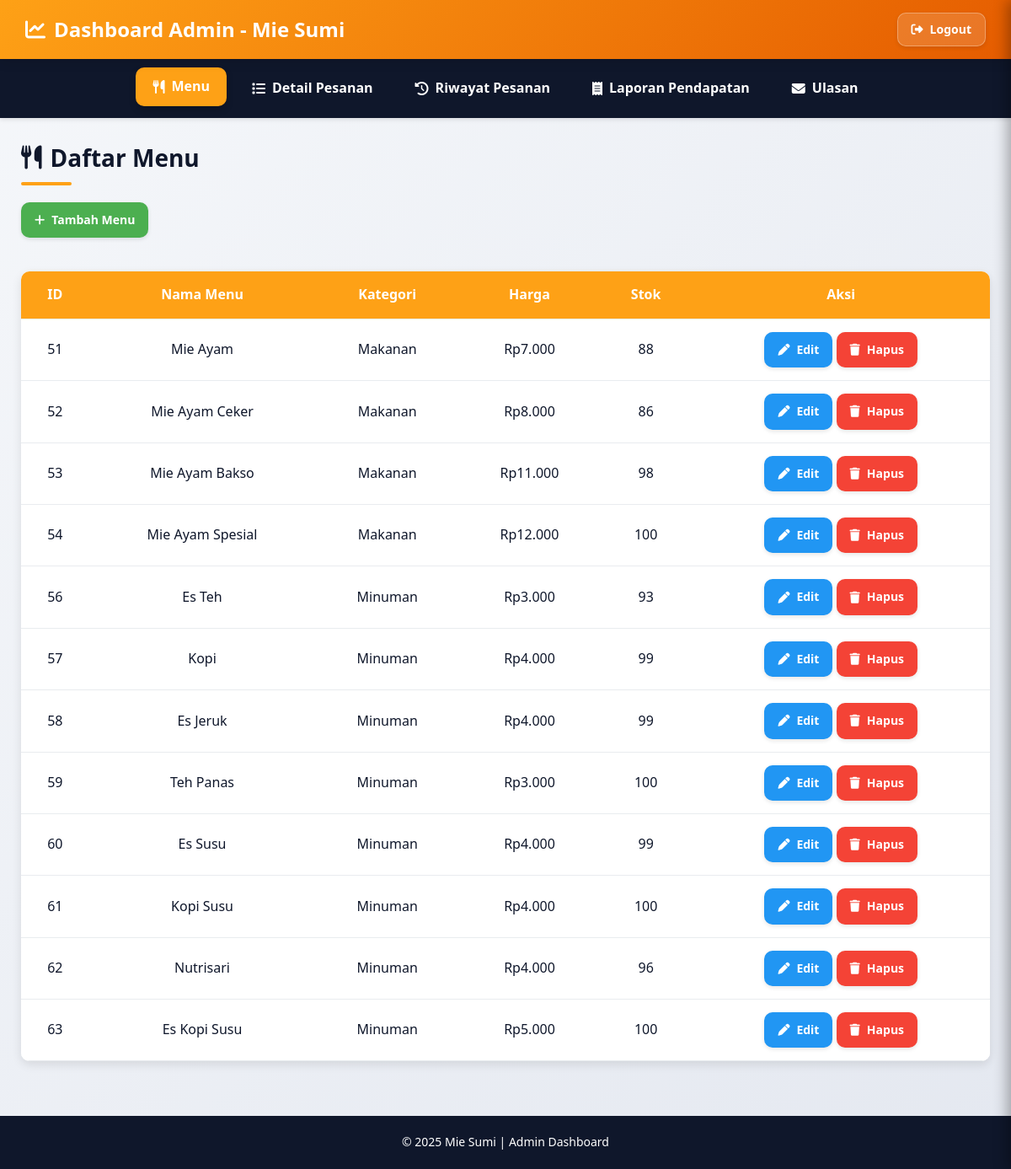
The page /admin_dashboard.php on the database as committed earlier.
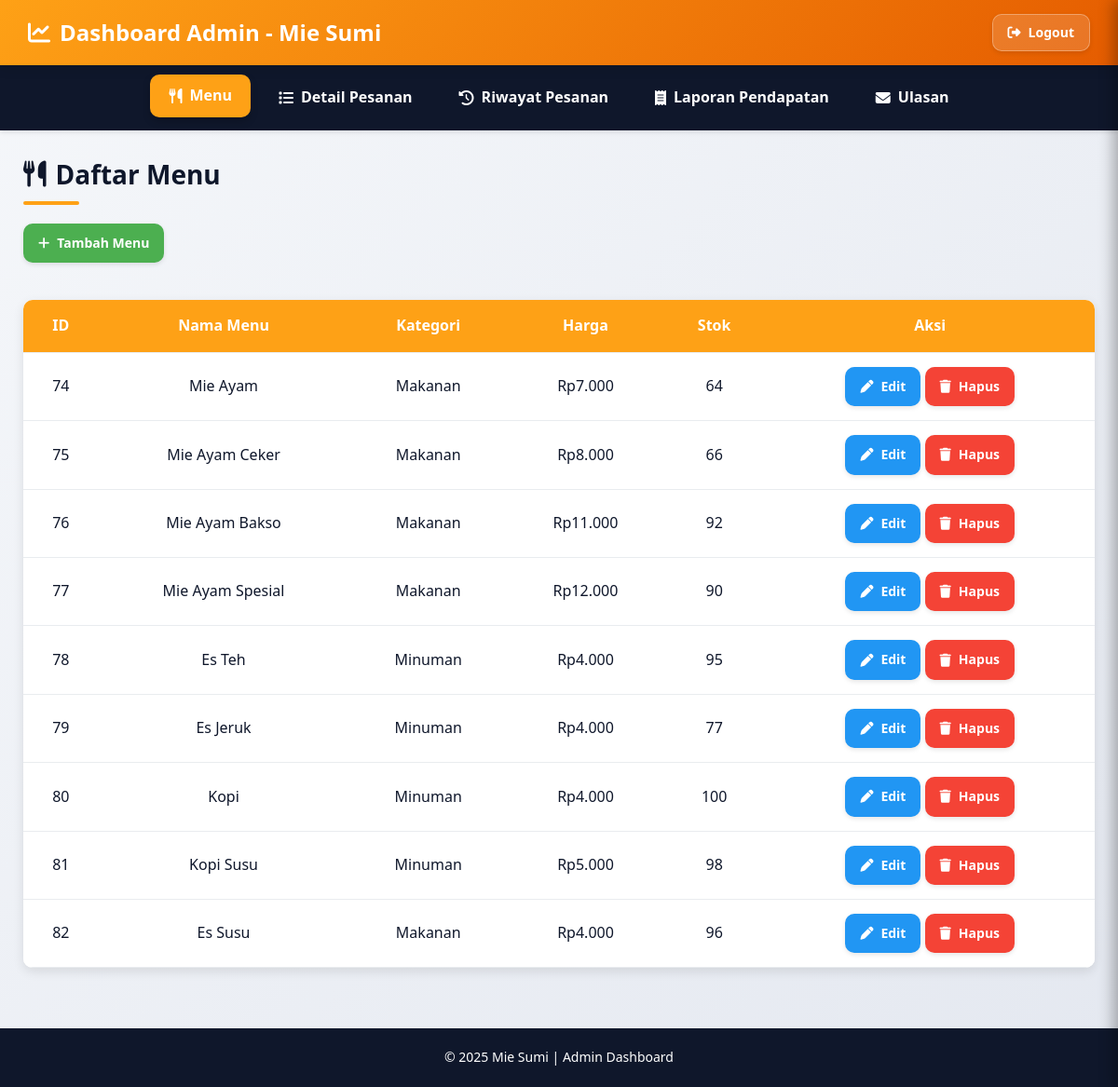
The same page on the database as committed later.
### tables this page shows
CREATE TABLE `menu` (
  `id_menu` int(11) NOT NULL,
  `nama_menu` varchar(100) DEFAULT NULL,
  `kategori_menu` varchar(100) DEFAULT NULL,
  `harga` decimal(10,2) DEFAULT NULL,
  `stok_menu` int(11) DEFAULT NULL,
  `gambar` varchar(255) DEFAULT NULL,
  `id_detail` int(11) DEFAULT NULL,
  `id_stok` int(11) DEFAULT NULL,
  `id_admin` int(11) DEFAULT NULL
);

### admin_dashboard.php (the view, shortened to what this page needs)
<?php
include 'connection.php';
$page = isset($_GET['page']) ? $_GET['page'] : 'menu';
?>
<!DOCTYPE html>
<html lang="id">
<head>
<link rel="stylesheet" href="https://cdnjs.cloudflare.com/ajax/libs/font-awesome/6.4.0/css/all.min.css">
</head>
<body>
<header id="header">
    <h1><i class="fa fa-chart-line"></i> Dashboard Admin - Mie Sumi</h1>
    <div class="header-actions">
        <a href="?logout=true" class="btn-logout" onclick="return confirmLogout()">
            <i class="fa fa-sign-out-alt"></i> Logout
        </a>
    </div>
</header>
<nav id="nav">
    <a href="?page=menu" class="<?= $page=='menu'?'active':'' ?>"><i class="fa fa-utensils"></i> Menu</a>
    <a href="?page=pesanan" class="<?= $page=='pesanan'?'active':'' ?>"><i class="fa fa-list"></i> Detail Pesanan</a>
    <a href="?page=riwayat" class="<?= $page=='riwayat'?'active':'' ?>"><i class="fa fa-clock-rotate-left"></i> Riwayat Pesanan</a>
    <a href="rekap_pendapatan.php"><i class="fa fa-receipt"></i> Laporan Pendapatan</a>
    <a href="ulasan.php"><i class="fa fa-envelope"></i> Ulasan</a>
</nav>
<div class="container" id="container">
<?php
if ($page == 'menu') {
    $menu = $conn->query("SELECT * FROM menu ORDER BY id_menu ASC");
    echo "<h2><i class='fa fa-utensils'></i> Daftar Menu</h2>";
    echo '<a href="tambah_menu.php" class="btn btn-add"><i class="fa fa-plus"></i> Tambah Menu</a>';
    echo "<div class='table-container'>";
    echo "<table>
            <thead><tr>
                <th>ID</th><th>Nama Menu</th><th>Kategori</th><th>Harga</th><th>Stok</th><th>Aksi</th>
            </tr></thead><tbody>";
    while ($m = $menu->fetch_assoc()) {
        echo "<tr>
                <td>{$m['id_menu']}</td>
                <td>{$m['nama_menu']}</td>
                <td>{$m['kategori_menu']}</td>
                <td>Rp" . number_format($m['harga'], 0, ',', '.') . "</td>
                <td>{$m['stok_menu']}</td>
                <td>
                    <a href='edit_menu.php?id={$m['id_menu']}' class='btn btn-edit'><i class='fa fa-pen'></i> Edit</a>
                    <a href='hapus_menu.php?id={$m['id_menu']}' onclick='return confirmDelete(\"{$m['nama_menu']}\")' class='btn btn-delete'><i class='fa fa-trash'></i> Hapus</a>
                </td>
              </tr>";
    }
    echo "</tbody></table>";
    echo "</div>";
}
?>
</div>
<footer>&copy; <?= date('Y') ?> Mie Sumi | Admin Dashboard</footer>
</body>
</html>

Rows that differ between the two databases and show on the page:
removed menu: id_menu "51", nama_menu "Mie Ayam", kategori_menu "Makanan", harga "7.000", stok_menu "88"
removed menu: id_menu "52", nama_menu "Mie Ayam Ceker", kategori_menu "Makanan", harga "8.000", stok_menu "86"
removed menu: id_menu "53", nama_menu "Mie Ayam Bakso", kategori_menu "Makanan", harga "11.000", stok_menu "98"
removed menu: id_menu "54", nama_menu "Mie Ayam Spesial", kategori_menu "Makanan", harga "12.000", stok_menu "100"
removed menu: id_menu "56", nama_menu "Es Teh", kategori_menu "Minuman", harga "3.000", stok_menu "93"
removed menu: id_menu "57", nama_menu "Kopi", kategori_menu "Minuman", harga "4.000", stok_menu "99"
removed menu: id_menu "58", nama_menu "Es Jeruk", kategori_menu "Minuman", harga "4.000", stok_menu "99"
removed menu: id_menu "59", nama_menu "Teh Panas", kategori_menu "Minuman", harga "3.000", stok_menu "100"
removed menu: id_menu "60", nama_menu "Es Susu", kategori_menu "Minuman", harga "4.000", stok_menu "99"
removed menu: id_menu "61", nama_menu "Kopi Susu", kategori_menu "Minuman", harga "4.000", stok_menu "100"
removed menu: id_menu "62", nama_menu "Nutrisari", kategori_menu "Minuman", harga "4.000", stok_menu "96"
removed menu: id_menu "63", nama_menu "Es Kopi Susu", kategori_menu "Minuman", harga "5.000", stok_menu "100"
added menu: id_menu "74", nama_menu "Mie Ayam", kategori_menu "Makanan", harga "7.000", stok_menu "64"
added menu: id_menu "75", nama_menu "Mie Ayam Ceker", kategori_menu "Makanan", harga "8.000", stok_menu "66"
added menu: id_menu "76", nama_menu "Mie Ayam Bakso", kategori_menu "Makanan", harga "11.000", stok_menu "92"
added menu: id_menu "77", nama_menu "Mie Ayam Spesial", kategori_menu "Makanan", harga "12.000", stok_menu "90"
added menu: id_menu "78", nama_menu "Es Teh", kategori_menu "Minuman", harga "4.000", stok_menu "95"
added menu: id_menu "79", nama_menu "Es Jeruk", kategori_menu "Minuman", harga "4.000", stok_menu "77"
added menu: id_menu "80", nama_menu "Kopi", kategori_menu "Minuman", harga "4.000", stok_menu "100"
added menu: id_menu "81", nama_menu "Kopi Susu", kategori_menu "Minuman", harga "5.000", stok_menu "98"
added menu: id_menu "82", nama_menu "Es Susu", kategori_menu "Makanan", harga "4.000", stok_menu "96"
